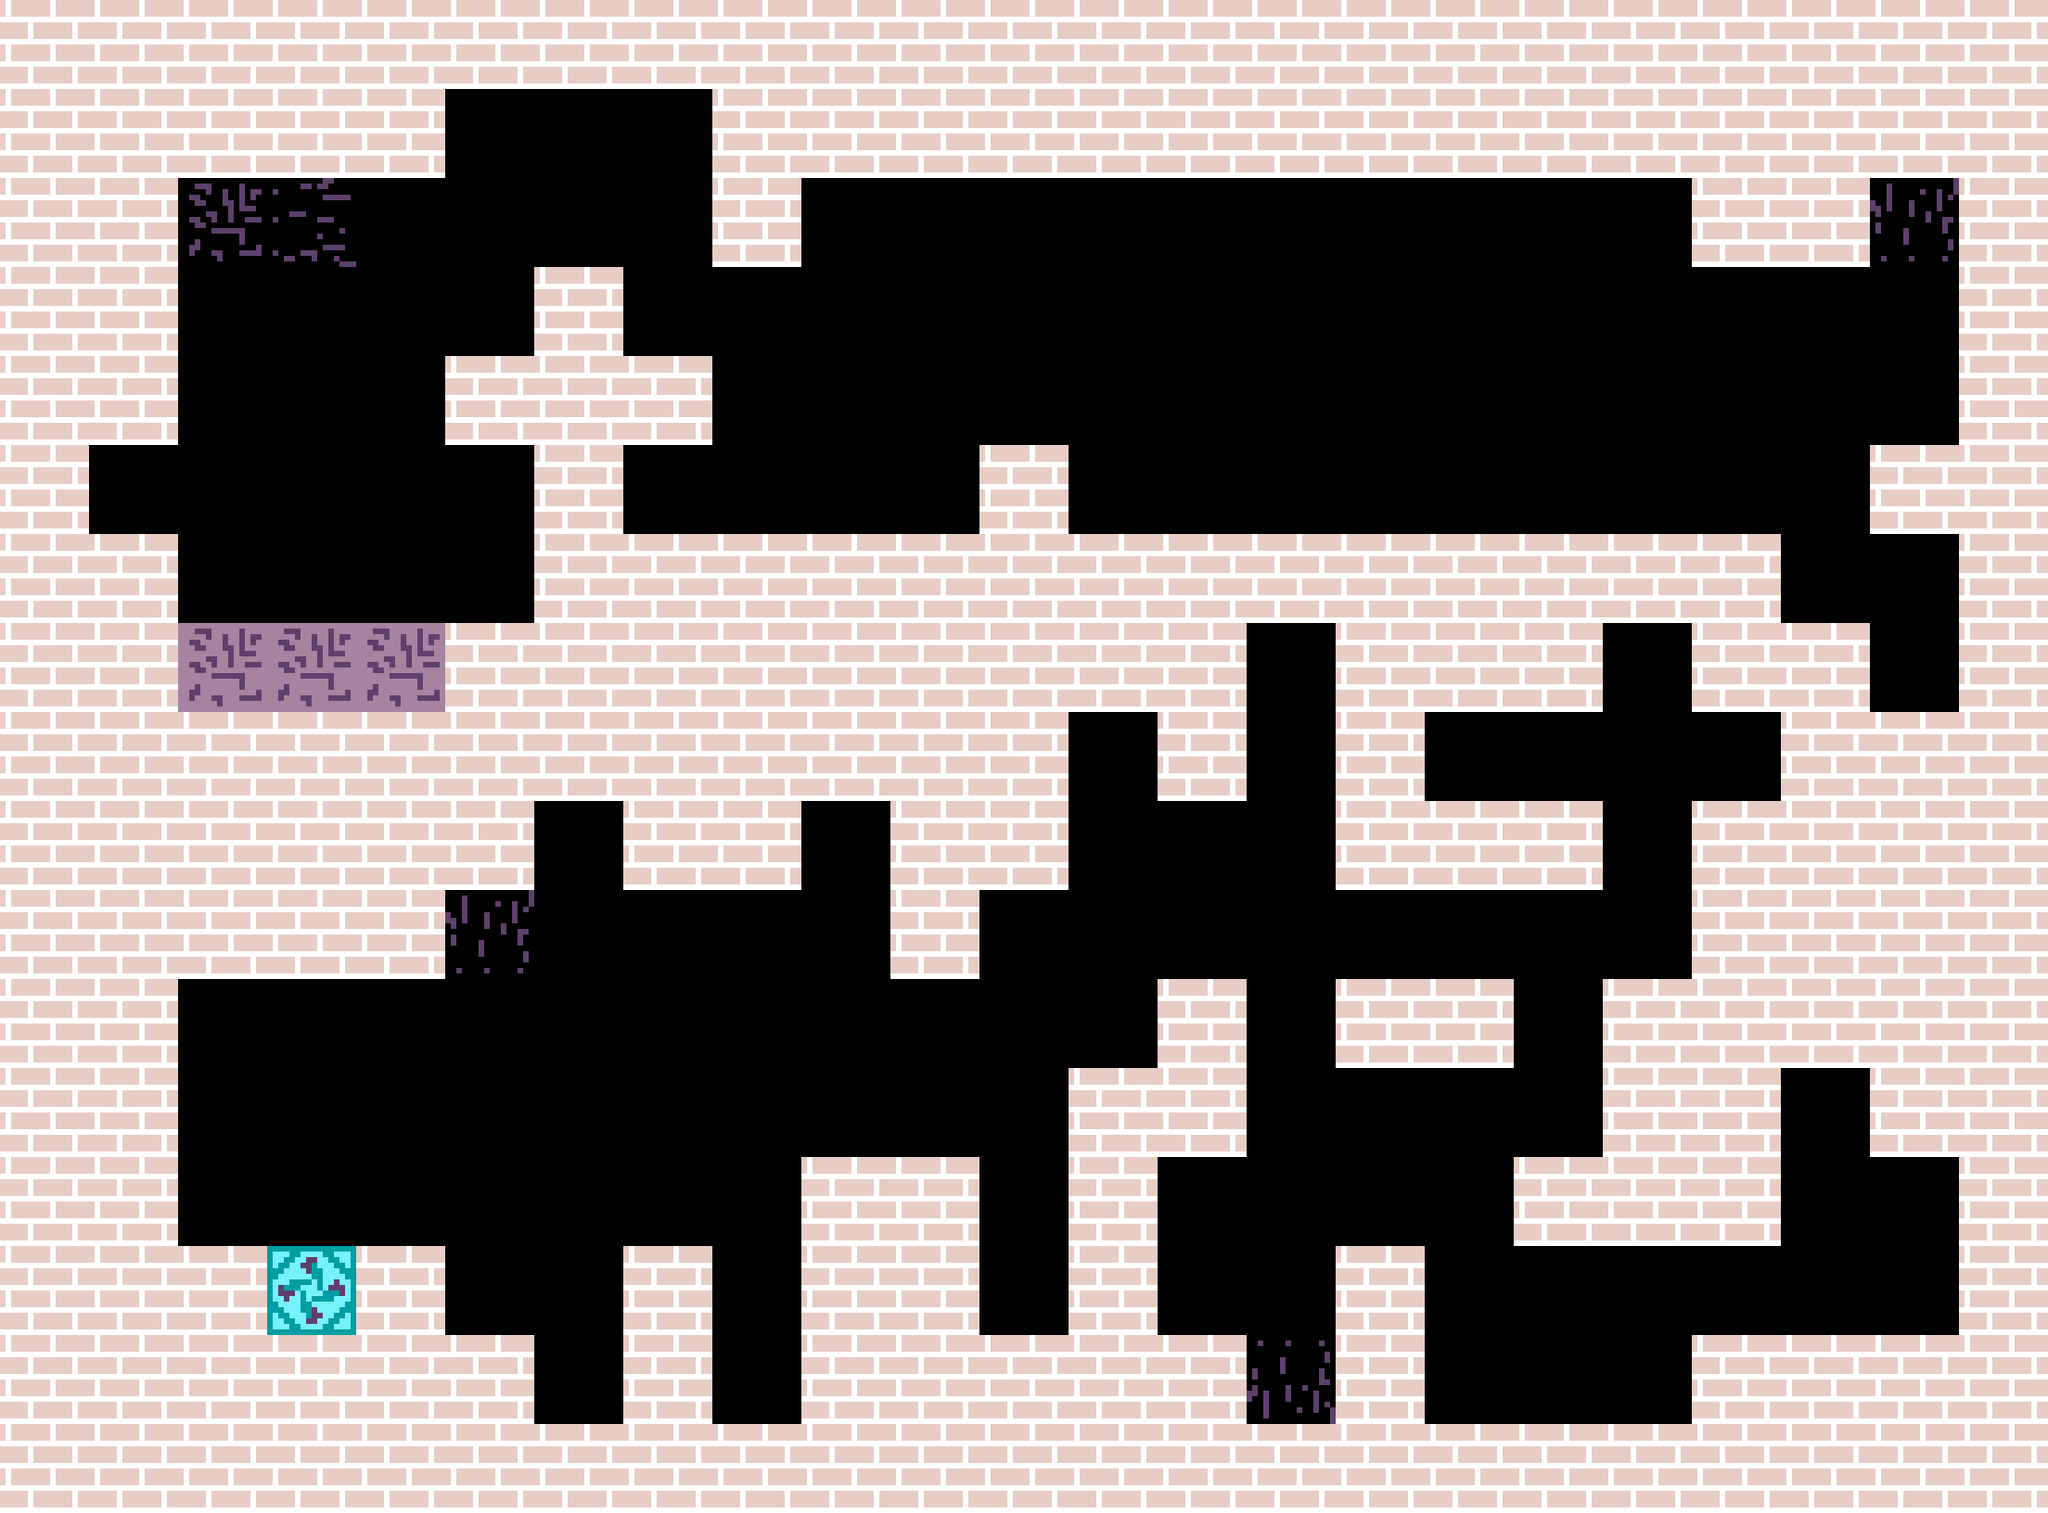

A 2D game scene composited from a Tiled map and its tileset images. What follows is a short description and the map's XML, with each tile layer's data collapsed to a summary:
An orthogonal 23x17 tile map with 96x96 px tiles, 3 tile layers (Terrain, Enemies, Decoration) and 65 objects.

<map version="1.10" tiledversion="1.11.2" orientation="orthogonal" renderorder="right-down" width="23" height="17" tilewidth="96" tileheight="96" infinite="0" nextlayerid="7" nextobjectid="100">
 <properties>
  <property name="LanternWidth" type="float" value="120" />
 </properties>
 <tileset firstgid="1" source="../Tilesets/platformerTiles.tsx" />
 <layer id="1" name="Terrain" width="23" height="17">
  <data>[391 cells, 109 non-empty, 2 distinct tile ids]</data>
 </layer>
 <layer id="2" name="Enemies" width="23" height="17">
  <data>[391 cells, 8 non-empty, 5 distinct tile ids]</data>
 </layer>
 <layer id="3" name="Decoration" width="23" height="17">
  <data>[391 cells, 111 non-empty, 1 distinct tile ids]</data>
 </layer>
 <objectgroup id="4" name="Interactable">
  <object id="34" template="../ObjectTemplates/Quicksand.tx" x="384" y="480" />
  <object id="93" template="../ObjectTemplates/Quicksand.tx" x="288" y="480" />
  <object id="94" template="../ObjectTemplates/Quicksand.tx" x="192" y="480" />
  <object id="37" template="../ObjectTemplates/QuicksandDeep.tx" x="384" y="576" />
  <object id="97" template="../ObjectTemplates/QuicksandDeep.tx" x="288" y="576" />
  <object id="98" template="../ObjectTemplates/QuicksandDeep.tx" x="192" y="576" />
  <object id="99" template="../ObjectTemplates/QuicksandDeep.tx" x="192" y="672" />
  <object id="95" template="../ObjectTemplates/QuicksandDeep.tx" x="384" y="672" />
  <object id="96" template="../ObjectTemplates/QuicksandDeep.tx" x="288" y="672" />
  <object id="42" template="../ObjectTemplates/SwitchBlockOff.tx" x="672" y="1152" />
  <object id="88" template="../ObjectTemplates/SwitchBlockOff.tx" x="672" y="1056" />
  <object id="43" template="../ObjectTemplates/Spring.tx" x="480" y="1440" />
  <object id="44" template="../ObjectTemplates/StartBall.tx" x="288" y="1248" />
  <object id="47" template="../ObjectTemplates/EndBallFragment.tx" x="864" y="576" />
  <object id="70" template="../ObjectTemplates/EndBallFragment.tx" x="864" y="576" />
  <object id="71" template="../ObjectTemplates/EndBallFragment.tx" x="576" y="960">
   <properties>
    <property name="Trim" value="TopLeft" />
   </properties>
  </object>
  <object id="72" template="../ObjectTemplates/EndBallFragment.tx" x="96" y="576">
   <properties>
    <property name="Trim" value="BottomLeft" />
   </properties>
  </object>
  <object id="73" template="../ObjectTemplates/EndBallFragment.tx" x="1728" y="768">
   <properties>
    <property name="Trim" value="BottomRight" />
   </properties>
  </object>
  <object id="49" template="../ObjectTemplates/SwitchBlockOn.tx" x="1440" y="1056" />
  <object id="65" template="../ObjectTemplates/SwitchBlockOn.tx" x="1056" y="1056" />
  <object id="50" template="../ObjectTemplates/SwitchBlockOn.tx" x="1440" y="1248" />
  <object id="51" template="../ObjectTemplates/SwitchBlockOn.tx" x="1440" y="1344" />
  <object id="53" template="../ObjectTemplates/EndFragmentBall.tx" x="480" y="576" />
  <object id="58" template="../ObjectTemplates/TeleportPortalOn.tx" x="1920" y="1248" />
  <object id="59" template="../ObjectTemplates/TeleportLocationOn.tx" x="2016" y="768" />
  <object id="67" template="../ObjectTemplates/ChangerLantern.tx" x="384" y="384" />
 </objectgroup>
 <objectgroup id="5" name="Interactable Enemies">
  <object id="21" template="../ObjectTemplates/FallingSpikeBlock.tx" x="864" y="960" />
  <object id="89" template="../ObjectTemplates/FallingSpikeBlock.tx" x="768" y="1536" />
  <object id="90" template="../ObjectTemplates/FallingSpikeBlock.tx" x="1056" y="1440" />
  <object id="91" template="../ObjectTemplates/FallingSpikeBlock.tx" x="1152" y="864" />
  <object id="92" template="../ObjectTemplates/FallingSpikeBlock.tx" x="1344" y="768" />
  <object id="29" template="../ObjectTemplates/FallingSpike.tx" x="672" y="192" />
  <object id="79" template="../ObjectTemplates/FallingSpike.tx" x="480" y="384">
   <properties>
    <property name="Orientation" value="Up" />
   </properties>
  </object>
  <object id="80" template="../ObjectTemplates/FallingSpike.tx" x="768" y="1440">
   <properties>
    <property name="Orientation" value="Up" />
   </properties>
  </object>
  <object id="81" template="../ObjectTemplates/FallingSpike.tx" x="1056" y="1344">
   <properties>
    <property name="Orientation" value="Up" />
   </properties>
  </object>
  <object id="75" template="../ObjectTemplates/FallingSpike.tx" x="192" y="384" />
  <object id="76" template="../ObjectTemplates/FallingSpike.tx" x="864" y="1056" />
  <object id="77" template="../ObjectTemplates/FallingSpike.tx" x="1152" y="960" />
  <object id="78" template="../ObjectTemplates/FallingSpike.tx" x="1344" y="864" />
  <object id="56" template="../ObjectTemplates/Prowler.tx" x="1536" y="288" />
  <object id="61" template="../ObjectTemplates/DeathCube.tx" x="1920" y="480" />
  <object id="87" template="../ObjectTemplates/DeathCube.tx" x="1728" y="1440" />
  <object id="86" template="../ObjectTemplates/DeathCube.tx" x="1632" y="864" />
  <object id="82" template="../ObjectTemplates/CanonFloor.tx" x="672" y="576" />
  <object id="83" template="../ObjectTemplates/CanonFloor.tx" x="1344" y="576" />
 </objectgroup>
 <objectgroup id="6" name="Collectable">
  <object id="1" template="../ObjectTemplates/LifeBlock.tx" x="576" y="1536" />
  <object id="2" template="../ObjectTemplates/Coin.tx" x="864" y="1248" />
  <object id="3" template="../ObjectTemplates/Coin.tx" x="1056" y="1248" />
  <object id="5" template="../ObjectTemplates/Coin.tx" x="1152" y="1152" />
  <object id="6" template="../ObjectTemplates/Coin.tx" x="1248" y="1056" />
  <object id="7" template="../ObjectTemplates/Coin.tx" x="1536" y="1056" />
  <object id="8" template="../ObjectTemplates/Coin.tx" x="1728" y="1056" />
  <object id="9" template="../ObjectTemplates/Coin.tx" x="1632" y="1248" />
  <object id="10" template="../ObjectTemplates/Coin.tx" x="1728" y="864" />
  <object id="11" template="../ObjectTemplates/Coin.tx" x="1152" y="576" />
  <object id="12" template="../ObjectTemplates/Coin.tx" x="1248" y="576" />
  <object id="13" template="../ObjectTemplates/Coin.tx" x="1344" y="480" />
  <object id="18" template="../ObjectTemplates/Coin.tx" x="1056" y="480" />
  <object id="14" template="../ObjectTemplates/Coin.tx" x="1536" y="576" />
  <object id="15" template="../ObjectTemplates/Coin.tx" x="1536" y="576" />
  <object id="17" template="../ObjectTemplates/Coin.tx" x="1632" y="576" />
  <object id="4" template="../ObjectTemplates/Coin.tx" x="960" y="1248" />
  <object id="52" template="../ObjectTemplates/Checkpoint.tx" x="2016" y="672" />
  <object id="57" template="../ObjectTemplates/Switch.tx" x="1248" y="1344" />
  <object id="60" template="../ObjectTemplates/Lantern.tx" x="1920" y="672" />
 </objectgroup>
</map>
